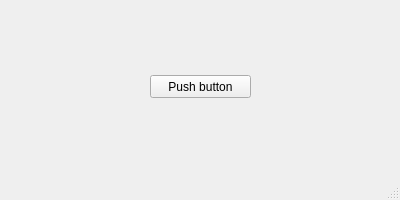
<?xml version="1.0" encoding="UTF-8"?>
<ui version="4.0">
 <class>main_window</class>
 <widget class="QMainWindow" name="main_window">
  <property name="geometry">
   <rect>
    <x>0</x>
    <y>0</y>
    <width>400</width>
    <height>200</height>
   </rect>
  </property>
  <property name="windowTitle">
   <string>Main Window</string>
  </property>
  <widget class="QWidget" name="central_widget">
   <widget class="QPushButton" name="push_button">
    <property name="geometry">
     <rect>
      <x>150</x>
      <y>75</y>
      <width>101</width>
      <height>23</height>
     </rect>
    </property>
    <property name="text">
     <string>Push button</string>
    </property>
   </widget>
  </widget>
  <widget class="QMenuBar" name="menu_bar">
   <property name="geometry">
    <rect>
     <x>0</x>
     <y>0</y>
     <width>400</width>
     <height>21</height>
    </rect>
   </property>
  </widget>
  <widget class="QStatusBar" name="status_bar"/>
 </widget>
 <resources/>
 <connections/>
</ui>
